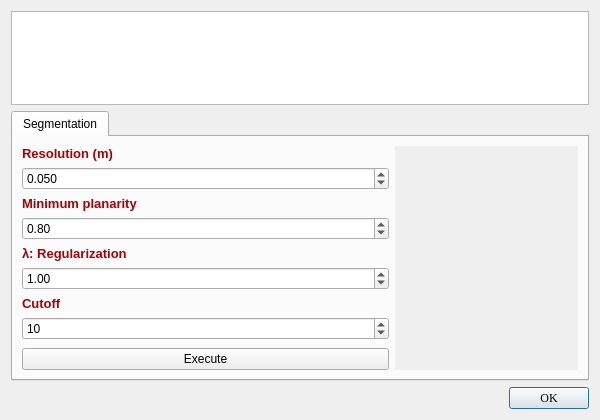
<?xml version="1.0" encoding="UTF-8"?>
<ui version="4.0">
 <class>Facets2Dialog</class>
 <widget class="QDialog" name="Facets2Dialog">
  <property name="geometry">
   <rect>
    <x>0</x>
    <y>0</y>
    <width>600</width>
    <height>420</height>
   </rect>
  </property>
  <property name="windowTitle">
   <string>Discontinuity Surface Segmentation</string>
  </property>
  <property name="windowIcon">
   <iconset resource="../qFacets2.qrc">
    <normaloff>:/CC/plugin/qFacets2/images/qFacets2.png</normaloff>:/CC/plugin/qFacets2/images/qFacets2.png</iconset>
  </property>
  <layout class="QVBoxLayout" name="verticalLayout" stretch="2,1,0">
   <item>
    <widget class="QTextEdit" name="disclaimerTextEdit_2">
     <property name="readOnly">
      <bool>true</bool>
     </property>
     <property name="markdown">
      <string>***Facets2 *plugin**

`A graph-based discontinuity surface segmentation algorithm (assuming non rockmass elements have already been removed)`

`Reference`

`Farmakis, I.; Dewez, T.; Dyson, C. Graph-Based Discontinuity Surface Isolation from 3D Point Clouds. 
ISPRS Journal of Photogrammetry and Remote Sensing. 2027, XX, XXXX. https://doi.org/10.3390/isprs14236116`

`Raguet, Hugo and Landrieu, Loic. Parallel Cut Pursuit For Minimization of the Graph 
Total Variation. arXiv:1905.02316v1, 2019. https://arxiv.org/abs/1905.02316`

</string>
     </property>
    </widget>
   </item>
   <item>
    <widget class="QTabWidget" name="tabWidget">
     <property name="currentIndex">
      <number>0</number>
     </property>
     <widget class="QWidget" name="SegmentationTab">
      <property name="sizePolicy">
       <sizepolicy hsizetype="Preferred" vsizetype="Preferred">
        <horstretch>0</horstretch>
        <verstretch>0</verstretch>
       </sizepolicy>
      </property>
      <property name="mouseTracking">
       <bool>false</bool>
      </property>
      <attribute name="title">
       <string>Segmentation</string>
      </attribute>
      <layout class="QVBoxLayout" name="verticalLayout_2">
       <item>
        <layout class="QHBoxLayout" name="horizontalLayout" stretch="2,1">
         <item>
          <layout class="QVBoxLayout" name="verticalLayout_4">
           <item>
            <widget class="QLabel" name="label_resolution">
             <property name="text">
              <string>&lt;html&gt;&lt;head/&gt;&lt;body&gt;&lt;p&gt;&lt;span style=&quot; font-size:10pt; font-weight:600; color:#aa0000;&quot;&gt;Resolution (m)&lt;/span&gt;&lt;/p&gt;&lt;/body&gt;&lt;/html&gt;</string>
             </property>
            </widget>
           </item>
           <item>
            <widget class="QDoubleSpinBox" name="doubleSpinBoxResolution">
             <property name="decimals">
              <number>3</number>
             </property>
             <property name="minimum">
              <double>0.001000000000000</double>
             </property>
             <property name="singleStep">
              <double>0.010000000000000</double>
             </property>
             <property name="value">
              <double>0.050000000000000</double>
             </property>
            </widget>
           </item>
           <item>
            <spacer name="verticalSpacer_1">
             <property name="orientation">
              <enum>Qt::Vertical</enum>
             </property>
             <property name="sizeHint" stdset="0">
              <size>
               <width>20</width>
               <height>20</height>
              </size>
             </property>
            </spacer>
           </item>
           <item>
            <widget class="QLabel" name="label_planarity">
             <property name="text">
              <string>&lt;html&gt;&lt;head/&gt;&lt;body&gt;&lt;p&gt;&lt;span style=&quot; font-size:10pt; font-weight:600; color:#aa0000;&quot;&gt;Minimum planarity&lt;/span&gt;&lt;/p&gt;&lt;/body&gt;&lt;/html&gt;</string>
             </property>
            </widget>
           </item>
           <item>
            <widget class="QDoubleSpinBox" name="doubleSpinBoxMinPlanarity">
             <property name="decimals">
              <number>2</number>
             </property>
             <property name="minimum">
              <double>0.000000000000000</double>
             </property>
             <property name="maximum">
              <double>1.000000000000000</double>
             </property>
             <property name="singleStep">
              <double>0.050000000000000</double>
             </property>
             <property name="value">
              <double>0.800000000000000</double>
             </property>
            </widget>
           </item>
           <item>
            <spacer name="verticalSpacer_2">
             <property name="orientation">
              <enum>Qt::Vertical</enum>
             </property>
             <property name="sizeHint" stdset="0">
              <size>
               <width>20</width>
               <height>20</height>
              </size>
             </property>
            </spacer>
           </item>
           <item>
            <widget class="QLabel" name="label_regularization">
             <property name="text">
              <string>&lt;html&gt;&lt;head/&gt;&lt;body&gt;&lt;p&gt;&lt;span style=&quot; font-size:10pt; font-weight:600; color:#aa0000;&quot;&gt;λ: Regularization&lt;/span&gt;&lt;/p&gt;&lt;/body&gt;&lt;/html&gt;</string>
             </property>
            </widget>
           </item>
           <item>
            <widget class="QDoubleSpinBox" name="doubleSpinBoxRegularization">
             <property name="minimum">
              <double>0.000000000000000</double>
             </property>
             <property name="maximum">
              <double>50.000000000000000</double>
             </property>
             <property name="singleStep">
              <double>0.050000000000000</double>
             </property>
             <property name="value">
              <double>1.000000000000000</double>
             </property>
            </widget>
           </item>
           <item>
            <spacer name="verticalSpacer_3">
             <property name="orientation">
              <enum>Qt::Vertical</enum>
             </property>
             <property name="sizeHint" stdset="0">
              <size>
               <width>20</width>
               <height>20</height>
              </size>
             </property>
            </spacer>
           </item>
           <item>
            <widget class="QLabel" name="label_cutoff">
             <property name="text">
              <string>&lt;html&gt;&lt;head/&gt;&lt;body&gt;&lt;p&gt;&lt;span style=&quot; font-size:10pt; font-weight:600; color:#aa0000;&quot;&gt;Cutoff&lt;/span&gt;&lt;/p&gt;&lt;/body&gt;&lt;/html&gt;</string>
             </property>
            </widget>
           </item>
           <item>
            <widget class="QSpinBox" name="spinBoxCutoff">
             <property name="minimum">
              <number>1</number>
             </property>
             <property name="maximum">
              <number>1000000</number>
             </property>
             <property name="value">
              <number>10</number>
             </property>
            </widget>
           </item>
           <item>
            <spacer name="verticalSpacer_4">
             <property name="orientation">
              <enum>Qt::Vertical</enum>
             </property>
             <property name="sizeHint" stdset="0">
              <size>
               <width>20</width>
               <height>40</height>
              </size>
             </property>
            </spacer>
           </item>
           <item>
            <widget class="QPushButton" name="pushButtonExecute">
             <property name="text">
              <string>Execute</string>
             </property>
            </widget>
           </item>
          </layout>
         </item>
         <item>
          <widget class="QLabel" name="label_image">
           <property name="autoFillBackground">
            <bool>true</bool>
           </property>
           <property name="styleSheet">
            <string notr="true"/>
           </property>
           <property name="text">
            <string/>
           </property>
           <property name="pixmap">
            <pixmap resource="../qFacets2.qrc">:/CC/plugin/qFacets2/images/discontinuities.jpg</pixmap>
           </property>
           <property name="scaledContents">
            <bool>false</bool>
           </property>
           <property name="alignment">
            <set>Qt::AlignCenter</set>
           </property>
          </widget>
         </item>
        </layout>
       </item>
      </layout>
     </widget>
    </widget>
   </item>
   <item>
    <widget class="QDialogButtonBox" name="buttonBox">
     <property name="font">
      <font>
       <family>Times New Roman</family>
       <bold>false</bold>
       <kerning>true</kerning>
      </font>
     </property>
     <property name="orientation">
      <enum>Qt::Horizontal</enum>
     </property>
     <property name="standardButtons">
      <set>QDialogButtonBox::Ok</set>
     </property>
    </widget>
   </item>
  </layout>
 </widget>
 <resources>
  <include location="../qFacets2.qrc"/>
 </resources>
 <connections>
  <connection>
   <sender>buttonBox</sender>
   <signal>rejected()</signal>
   <receiver>Facets2Dialog</receiver>
   <slot>reject()</slot>
   <hints>
    <hint type="sourcelabel">
     <x>316</x>
     <y>260</y>
    </hint>
    <hint type="destinationlabel">
     <x>286</x>
     <y>274</y>
    </hint>
   </hints>
  </connection>
  <connection>
   <sender>buttonBox</sender>
   <signal>accepted()</signal>
   <receiver>Facets2Dialog</receiver>
   <slot>accept()</slot>
   <hints>
    <hint type="sourcelabel">
     <x>248</x>
     <y>254</y>
    </hint>
    <hint type="destinationlabel">
     <x>157</x>
     <y>274</y>
    </hint>
   </hints>
  </connection>
 </connections>
</ui>
